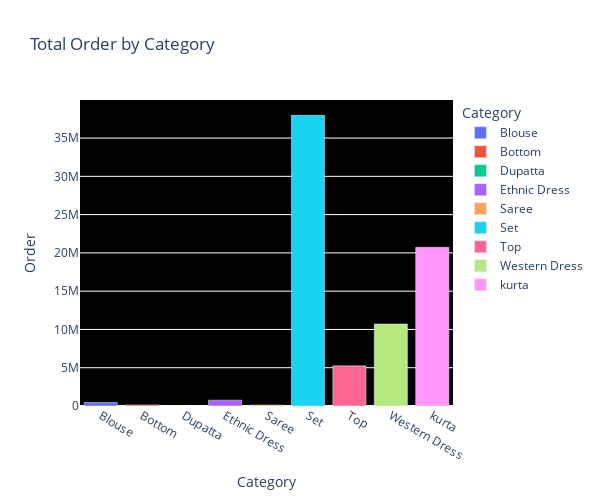

Notebook cell for this chart:
### Code cell
fig= px.bar(order_category, x='Category', y='Order',
            title='Total Order by Category',color='Category')
fig.update_layout(width =600, height =500, 
                  plot_bgcolor='black',paper_bgcolor='white')
fig.show()

### Figure 1 — Plotly figure (JSON) as saved in the notebook; plotly's stock layout.template omitted (floating-point values rounded to 4 significant figures)
{"data": [{"alignmentgroup": "True", "hovertemplate": "Category=%{x}<br>Order=%{y}<extra></extra>", "legendgroup": "Blouse", "marker": {"color": "#636efa", "pattern": {"shape": ""}}, "name": "Blouse", "offsetgroup": "Blouse", "orientation": "v", "showlegend": true, "textposition": "auto", "type": "bar", "x": ["Blouse"], "xaxis": "x", "y": [452754], "yaxis": "y"}, {"alignmentgroup": "True", "hovertemplate": "Category=%{x}<br>Order=%{y}<extra></extra>", "legendgroup": "Bottom", "marker": {"color": "#EF553B", "pattern": {"shape": ""}}, "name": "Bottom", "offsetgroup": "Bottom", "orientation": "v", "showlegend": true, "textposition": "auto", "type": "bar", "x": ["Bottom"], "xaxis": "x", "y": [143475], "yaxis": "y"}, {"alignmentgroup": "True", "hovertemplate": "Category=%{x}<br>Order=%{y}<extra></extra>", "legendgroup": "Dupatta", "marker": {"color": "#00cc96", "pattern": {"shape": ""}}, "name": "Dupatta", "offsetgroup": "Dupatta", "orientation": "v", "showlegend": true, "textposition": "auto", "type": "bar", "x": ["Dupatta"], "xaxis": "x", "y": [915], "yaxis": "y"}, {"alignmentgroup": "True", "hovertemplate": "Category=%{x}<br>Order=%{y}<extra></extra>", "legendgroup": "Ethnic Dress", "marker": {"color": "#ab63fa", "pattern": {"shape": ""}}, "name": "Ethnic Dress", "offsetgroup": "Ethnic Dress", "orientation": "v", "showlegend": true, "textposition": "auto", "type": "bar", "x": ["Ethnic Dress"], "xaxis": "x", "y": [762949], "yaxis": "y"}, {"alignmentgroup": "True", "hovertemplate": "Category=%{x}<br>Order=%{y}<extra></extra>", "legendgroup": "Saree", "marker": {"color": "#FFA15A", "pattern": {"shape": ""}}, "name": "Saree", "offsetgroup": "Saree", "orientation": "v", "showlegend": true, "textposition": "auto", "type": "bar", "x": ["Saree"], "xaxis": "x", "y": [125767], "yaxis": "y"}, {"alignmentgroup": "True", "hovertemplate": "Category=%{x}<br>Order=%{y}<extra></extra>", "legendgroup": "Set", "marker": {"color": "#19d3f3", "pattern": {"shape": ""}}, "name": "Set", "offsetgroup": "Set", "orientation": "v", "showlegend": true, "textposition": "auto", "type": "bar", "x": ["Set"], "xaxis": "x", "y": [37973154], "yaxis": "y"}, {"alignmentgroup": "True", "hovertemplate": "Category=%{x}<br>Order=%{y}<extra></extra>", "legendgroup": "Top", "marker": {"color": "#FF6692", "pattern": {"shape": ""}}, "name": "Top", "offsetgroup": "Top", "orientation": "v", "showlegend": true, "textposition": "auto", "type": "bar", "x": ["Top"], "xaxis": "x", "y": [5245351], "yaxis": "y"}, {"alignmentgroup": "True", "hovertemplate": "Category=%{x}<br>Order=%{y}<extra></extra>", "legendgroup": "Western Dress", "marker": {"color": "#B6E880", "pattern": {"shape": ""}}, "name": "Western Dress", "offsetgroup": "Western Dress", "orientation": "v", "showlegend": true, "textposition": "auto", "type": "bar", "x": ["Western Dress"], "xaxis": "x", "y": [10710352], "yaxis": "y"}, {"alignmentgroup": "True", "hovertemplate": "Category=%{x}<br>Order=%{y}<extra></extra>", "legendgroup": "kurta", "marker": {"color": "#FF97FF", "pattern": {"shape": ""}}, "name": "kurta", "offsetgroup": "kurta", "orientation": "v", "showlegend": true, "textposition": "auto", "type": "bar", "x": ["kurta"], "xaxis": "x", "y": [20720724], "yaxis": "y"}], "layout": {"barmode": "relative", "height": 500, "legend": {"title": {"text": "Category"}, "tracegroupgap": 0}, "paper_bgcolor": "white", "plot_bgcolor": "black", "title": {"text": "Total Order by Category"}, "width": 600, "xaxis": {"anchor": "y", "autorange": true, "categoryarray": ["Blouse", "Bottom", "Dupatta", "Ethnic Dress", "Saree", "Set", "Top", "Western Dress", "kurta"], "categoryorder": "array", "domain": [0, 1], "range": [-0.5, 8.5], "title": {"text": "Category"}, "type": "category"}, "yaxis": {"anchor": "x", "autorange": true, "domain": [0, 1], "range": [0, 39970000.0], "title": {"text": "Order"}, "type": "linear"}}}
